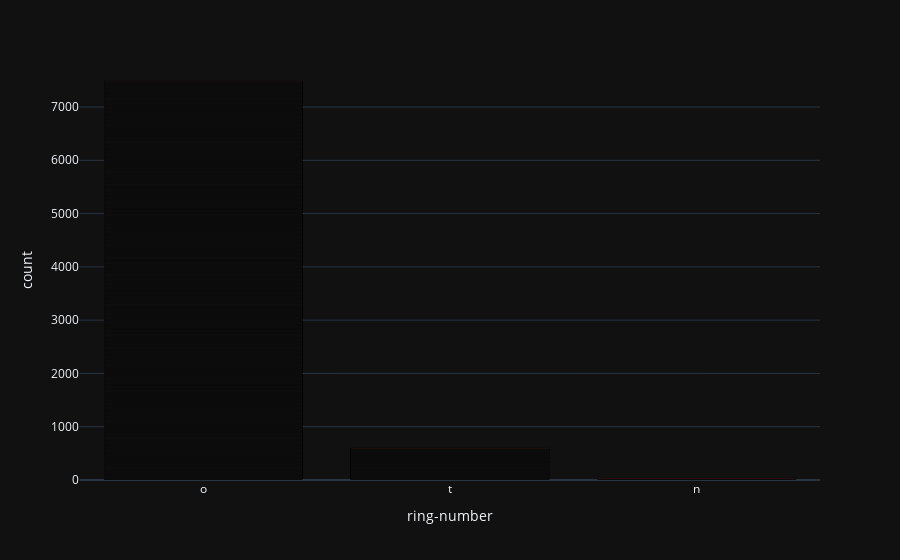

The cell this chart's notebook holds for it:
### Code cell
fig = px.bar(data_frame=data, x='ring-number', color_discrete_sequence=['red']*3)
fig.layout.template = 'plotly_dark'
fig.show()

### Figure 1 — Plotly figure (JSON) as saved in the notebook; plotly's stock layout.template omitted (floating-point values rounded to 4 significant figures; data arrays with more than 128 entries replaced by an {"elided": "..."} marker saying what was removed)
{"data": [{"alignmentgroup": "True", "hovertemplate": "ring-number=%{x}<br>count=%{y}<extra></extra>", "legendgroup": "", "marker": {"color": "red", "pattern": {"shape": ""}}, "name": "", "offsetgroup": "", "orientation": "v", "showlegend": false, "textposition": "auto", "type": "bar", "x": {"elided": "8124 str values"}, "xaxis": "x", "y": {"elided": "8124 int values"}, "yaxis": "y"}], "layout": {"barmode": "relative", "legend": {"tracegroupgap": 0}, "margin": {"t": 60}, "xaxis": {"anchor": "y", "domain": [0, 1], "title": {"text": "ring-number"}}, "yaxis": {"anchor": "x", "domain": [0, 1], "title": {"text": "count"}}}}
